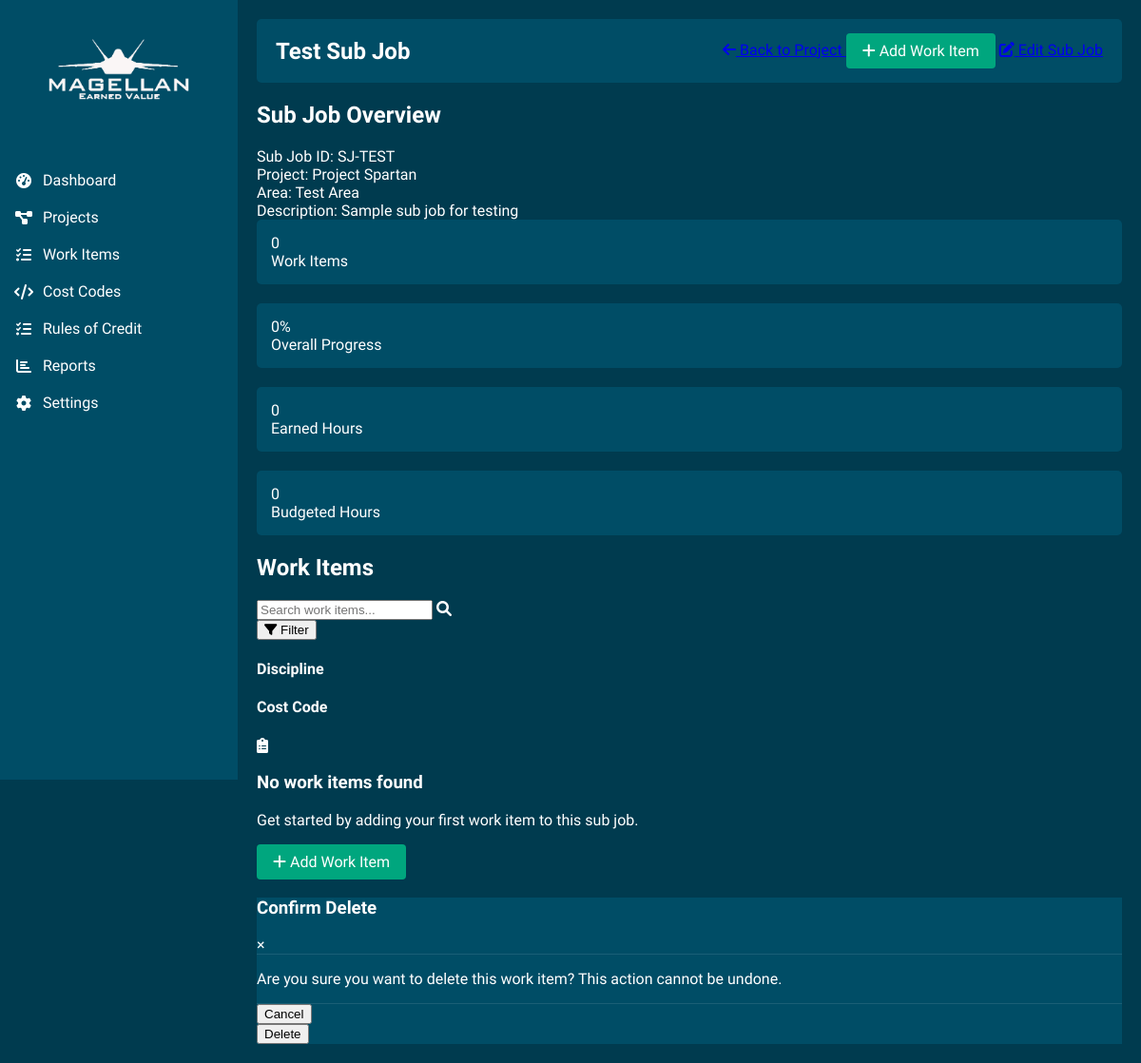
The app's page /sub_job/1, older data.
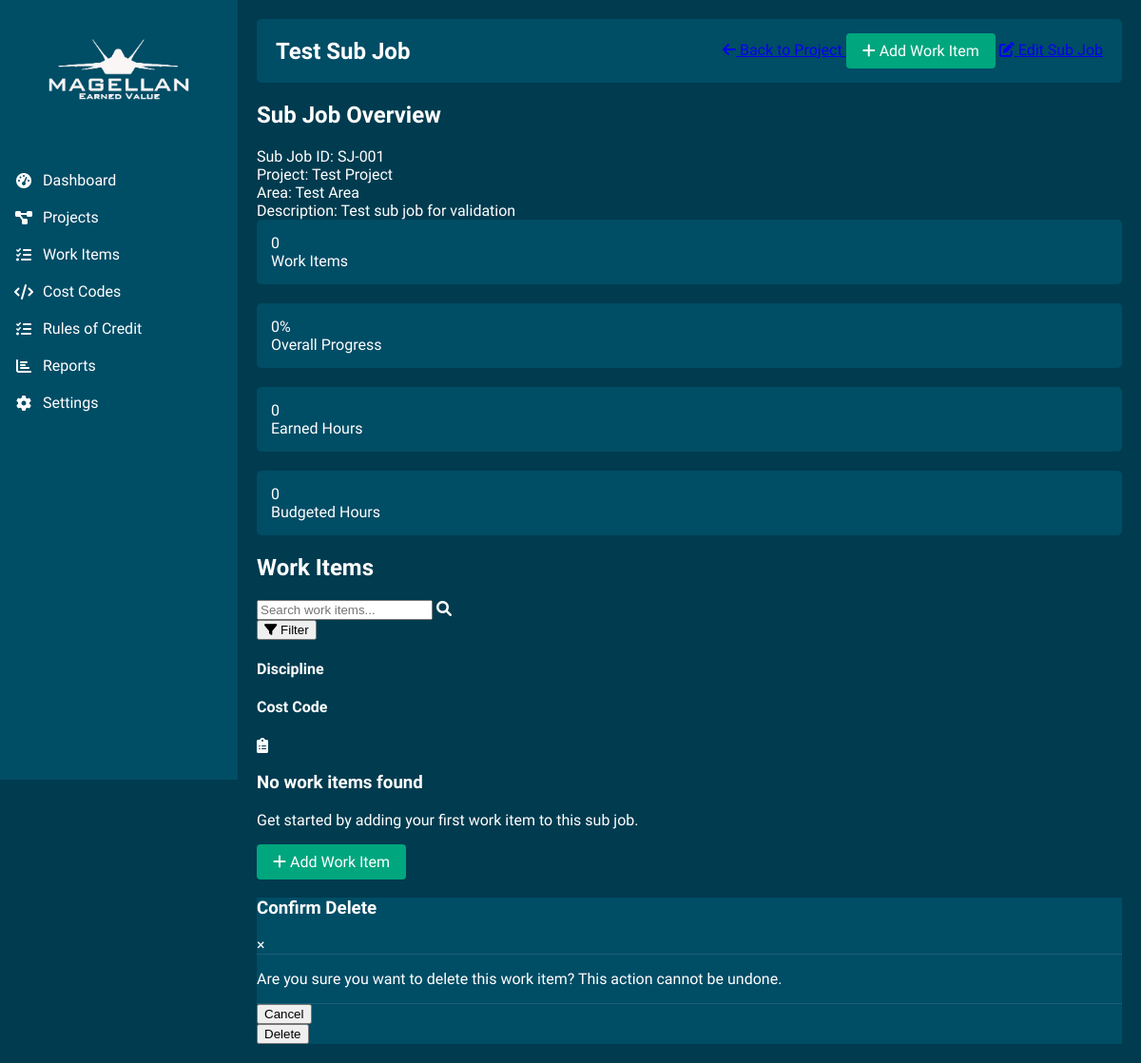
The same page, newer data.
### models.py (models this page shows, shortened)
class SubJob(db.Model):
    __tablename__ = "sub_job"
    id = db.Column(db.Integer, primary_key=True)
    sub_job_id_str = db.Column(db.String(50), unique=True, nullable=False)
    name = db.Column(db.String(200), nullable=False)
    description = db.Column(db.Text)
    project_id = db.Column(db.Integer, db.ForeignKey("project.id"), nullable=False)
    work_items = db.relationship("WorkItem", backref="sub_job", lazy=True, cascade="all, delete-orphan")
    area = db.Column(db.String(100))

class Project(db.Model):
    __tablename__ = "project"
    id = db.Column(db.Integer, primary_key=True)
    project_id_str = db.Column(db.String(50), unique=True, nullable=False)
    name = db.Column(db.String(200), nullable=False)
    description = db.Column(db.Text)
    sub_jobs = db.relationship("SubJob", backref="project", lazy=True, cascade="all, delete-orphan")
    work_items = db.relationship("WorkItem", backref="project", lazy=True)

### routes.py (the view)
@main_bp.route('/sub_job/<int:sub_job_id>')
def view_sub_job(sub_job_id):
    try:
        sub_job = SubJob.query.get_or_404(sub_job_id)
        work_items = WorkItem.query.filter_by(sub_job_id=sub_job_id).all()
        total_budgeted_hours = sum(wi.budgeted_man_hours for wi in work_items if wi.budgeted_man_hours)
        total_earned_hours = sum(wi.earned_man_hours for wi in work_items if wi.earned_man_hours)
        total_budgeted_quantity = sum(wi.budgeted_quantity for wi in work_items if wi.budgeted_quantity)
        total_earned_quantity = sum(wi.earned_quantity for wi in work_items if wi.earned_quantity)
        overall_progress = 0
        if total_budgeted_hours > 0:
            overall_progress = (total_earned_hours / total_budgeted_hours) * 100
        return render_template('view_sub_job.html',
                              sub_job=sub_job,
                              work_items=work_items,
                              total_budgeted_hours=total_budgeted_hours,
                              total_earned_hours=total_earned_hours,
                              total_budgeted_quantity=total_budgeted_quantity,
                              total_earned_quantity=total_earned_quantity,
                              overall_progress=overall_progress)
    except Exception as e:
        flash(f'Error loading sub job: {str(e)}', 'danger')
        traceback.print_exc()
        return redirect(url_for('main.index'))

### templates/view_sub_job.html (shortened to what this page needs)
{% extends "base.html" %}
{% block page_title %}{{ sub_job.name }}{% endblock %}
{% block header_actions %}
    <a href="{{ url_for('main.view_project', project_id=sub_job.project_id) }}" class="btn btn-outline">
        <i class="fas fa-arrow-left"></i> Back to Project
    </a>
    <a href="{{ url_for('main.add_work_item', sub_job_id=sub_job.id) }}" class="btn btn-primary">
        <i class="fas fa-plus"></i> Add Work Item
    </a>
    <a href="{{ url_for('main.edit_sub_job', sub_job_id=sub_job.id) }}" class="btn btn-outline">
        <i class="fas fa-edit"></i> Edit Sub Job
    </a>
{% endblock %}
{% block content %}
    <div class="content-container">
        <div class="card sub-job-overview">
            <div class="card-header">
                <h2>Sub Job Overview</h2>
            </div>
            <div class="card-body">
                <div class="sub-job-details">
                    <div class="detail-item">
                        <span class="detail-label">Sub Job ID:</span>
                        <span class="detail-value">{{ sub_job.sub_job_id_str }}</span>
                    </div>
                    <div class="detail-item">
                        <span class="detail-label">Project:</span>
                        <span class="detail-value">{{ sub_job.project.name }}</span>
                    </div>
                    <div class="detail-item">
                        <span class="detail-label">Area:</span>
                        <span class="detail-value">{{ sub_job.area }}</span>
                    </div>
                    <div class="detail-item">
                        <span class="detail-label">Description:</span>
                        <span class="detail-value">{{ sub_job.description }}</span>
                    </div>
                </div>
                <div class="metrics-grid">
                    <div class="metric-card">
                        <div class="metric-value">{{ work_items|length }}</div>
                        <div class="metric-label">Work Items</div>
                    </div>
                    <div class="metric-card">
                        <div class="metric-value">{{ overall_progress|round|int }}%</div>
                        <div class="metric-label">Overall Progress</div>
                    </div>
                    <div class="metric-card">
                        <div class="metric-value">{{ total_earned_hours|round|int }}</div>
                        <div class="metric-label">Earned Hours</div>
                    </div>
                    <div class="metric-card">
                        <div class="metric-value">{{ total_budgeted_hours|round|int }}</div>
                        <div class="metric-label">Budgeted Hours</div>
                    </div>
                </div>
            </div>
        </div>
        <div class="card">
            <div class="card-header">
                <h2>Work Items</h2>
                <div class="card-actions">
                    <div class="search-box">
                        <input type="text" id="workItemSearch" placeholder="Search work items...">
                        <i class="fas fa-search"></i>
                    </div>
                    <div class="filter-dropdown">
                        <button class="filter-btn">
                            <i class="fas fa-filter"></i> Filter
                        </button>
                        <div class="filter-dropdown-content">
                            <div class="filter-group">
                                <h4>Discipline</h4>
                            </div>
                            <div class="filter-group">
                                <h4>Cost Code</h4>
                            </div>
                        </div>
                    </div>
                </div>
            </div>
            <div class="card-body">
                {% if work_items %}
                    <div class="table-responsive">
                        <table class="data-table">
                            <thead>
                                <tr>
                                    <th>ID</th>
                                    <th>Description</th>
                                    <th>Cost Code</th>
                                    <th>Budgeted Quantity</th>
                                    <th>Earned Quantity</th>
                                    <th>Budgeted Hours</th>
                                    <th>Earned Hours</th>
                                    <th>Progress</th>
                                    <th>Actions</th>
                                </tr>
                            </thead>
                            <tbody>
                                {% for work_item in work_items %}
                                    <tr class="work-item-row" data-discipline="{{ work_item.cost_code.discipline if work_item.cost_code else '' }}" data-cost-code="{{ work_item.cost_code.cost_code_id_str if work_item.cost_code else '' }}">
                                        <td>{{ work_item.work_item_id_str }}</td>
                                        <td>{{ work_item.description }}</td>
                                        <td>{{ work_item.cost_code.cost_code_id_str if work_item.cost_code else 'N/A' }}</td>
                                        <td>{{ work_item.budgeted_quantity }} {{ work_item.unit_of_measure }}</td>
                                        <td>{{ (work_item.budgeted_quantity * work_item.percent_complete_hours / 100)|round(2) }} {{ work_item.unit_of_measure }}</td>
                                        <td>{{ work_item.budgeted_man_hours }}</td>
                                        <td>{{ work_item.earned_man_hours }}</td>
                                        <td>
                                            <div class="progress-bar">
                                                <div class="progress" style="width: {{ work_item.percent_complete_hours }}%;"></div>
                                            </div>
                                            <span class="progress-text">{{ work_item.percent_complete_hours|round|int }}%</span>
                                        </td>
                                        <td class="actions">
                                            <a href="{{ url_for('main.view_work_item', work_item_id=work_item.id) }}" class="btn btn-sm btn-outline">
                                                <i class="fas fa-eye"></i>
                                            </a>
                                            <a href="{{ url_for('main.edit_work_item', work_item_id=work_item.id) }}" class="btn btn-sm btn-outline">
                                                <i class="fas fa-edit"></i>
                                            </a>
                                            <a href="{{ url_for('main.update_work_item_progress', work_item_id=work_item.id) }}" class="btn btn-sm btn-primary">
                                                <i class="fas fa-tasks"></i>
                                            </a>
                                            <button class="btn btn-sm btn-danger" onclick="confirmDeleteWorkItem('{{ work_item.id }}')">
                                                <i class="fas fa-trash"></i>
                                            </button>
                                        </td>
                                    </tr>
                                {% endfor %}
                            </tbody>
                        </table>
                    </div>
                {% else %}
                    <div class="empty-state">
                        <i class="fas fa-clipboard-list empty-icon"></i>
                        <h3>No work items found</h3>
                        <p>Get started by adding your first work item to this sub job.</p>
                        <a href="{{ url_for('main.add_work_item', sub_job_id=sub_job.id) }}" class="btn btn-primary">
                            <i class="fas fa-plus"></i> Add Work Item
                        </a>
                    </div>
                {% endif %}
            </div>
        </div>
    </div>
    <div id="deleteWorkItemModal" class="modal">
        <div class="modal-content">
            <div class="modal-header">
                <h3>Confirm Delete</h3>
                <span class="close">&times;</span>
            </div>
            <div class="modal-body">
                <p>Are you sure you want to delete this work item? This action cannot be undone.</p>
            </div>
            <div class="modal-footer">
                <button class="btn btn-outline" id="cancelDeleteWorkItem">Cancel</button>
                <form id="deleteWorkItemForm" method="POST">
                    <button type="submit" class="btn btn-danger">Delete</button>
                </form>
            </div>
        </div>
    </div>
{% endblock %}

### templates/base.html (shortened to what this page needs)
<!DOCTYPE html>
<html lang="en">
<head>
    <link rel="stylesheet" href="{{ url_for('static', filename='css/style.css') }}">
    <link rel="stylesheet" href="https://cdnjs.cloudflare.com/ajax/libs/font-awesome/6.0.0-beta3/css/all.min.css">
</head>
<body>
    <div class="app-container">
        <div class="sidebar">
            <div class="logo-container">
                <img src="{{ url_for('static', filename='images/magellan_logo_white.png') }}" alt="Magellan EV" class="logo">
            </div>
            <nav class="nav-menu">
                <a href="{{ url_for('main.index') }}" class="nav-item {% if request.endpoint == 'main.index' %}active{% endif %}">
                    <i class="fas fa-tachometer-alt"></i> Dashboard
                </a>
                <a href="{{ url_for('main.projects') }}" class="nav-item {% if request.endpoint == 'main.projects' %}active{% endif %}">
                    <i class="fas fa-project-diagram"></i> Projects
                </a>
                <a href="{{ url_for('main.work_items') }}" class="nav-item {% if request.endpoint == 'main.work_items' %}active{% endif %}">
                    <i class="fas fa-tasks"></i> Work Items
                </a>
                <a href="{{ url_for('main.list_cost_codes') }}" class="nav-item {% if request.endpoint == 'main.list_cost_codes' %}active{% endif %}">
                    <i class="fas fa-code"></i> Cost Codes
                </a>
                <a href="{{ url_for('main.list_rules_of_credit') }}" class="nav-item {% if request.endpoint == 'main.list_rules_of_credit' %}active{% endif %}">
                    <i class="fas fa-list-check"></i> Rules of Credit
                </a>
                <a href="{{ url_for('main.reports_index') }}" class="nav-item {% if request.endpoint == 'main.reports_index' %}active{% endif %}">
                    <i class="fas fa-chart-bar"></i> Reports
                </a>
                <a href="#" class="nav-item">
                    <i class="fas fa-cog"></i> Settings
                </a>
            </nav>
        </div>
        <div class="main-content">
            <header class="header">
                <div class="page-title">
                    <h1>{% block page_title %}{% endblock %}</h1>
                </div>
                <div class="header-actions">
                    {% block header_actions %}{% endblock %}
                </div>
            </header>
            <div class="content">
                {% block content %}{% endblock %}
            </div>
        </div>
    </div>
</body>
</html>

### static/css/style.css (style rules this page uses)
:root { --primary-bg: #003b4f; --secondary-bg: #004d66; --accent-green: #00a67e; --accent-light-green: #00c896; --text-light: #ffffff; --sidebar-width: 250px; }
body { font-family: 'Segoe UI', Tahoma, Geneva, Verdana, sans-serif; background-color: var(--primary-bg); color: var(--text-light); margin: 0; padding: 0; overflow-x: hidden; }
.app-container { display: flex; }
.sidebar { width: var(--sidebar-width); height: 100vh; background-color: var(--secondary-bg); position: fixed; top: 0; left: 0; padding-top: 20px; z-index: 1000; transition: all 0.3s; overflow: hidden; }
.logo-container { padding: 10px 15px; text-align: center; margin-bottom: 20px; overflow: hidden; }
.logo { max-width: 150%; max-height: 90px; height: auto; display: block; margin: 0 auto; }
.nav-menu { padding: 20px 0; }
.nav-item { padding: 10px 15px; display: flex; align-items: center; color: var(--text-light); text-decoration: none; transition: all 0.3s; }
.nav-item i { margin-right: 10px; width: 20px; text-align: center; }
.main-content { width: calc(100% - var(--sidebar-width)); margin-left: var(--sidebar-width); padding: 20px; transition: all 0.3s; }
.header { background-color: var(--secondary-bg); padding: 15px 20px; margin-bottom: 20px; border-radius: 5px; display: flex; justify-content: space-between; align-items: center; }
.page-title h1 { margin: 0; font-size: 24px; }
.btn-primary { background-color: var(--accent-green); border-color: var(--accent-green); color: var(--text-light); padding: 8px 16px; border-radius: 4px; text-decoration: none; display: inline-block; font-weight: 500; text-align: center; vertical-align: middle; cursor: pointer; border: 1px solid transparent; }
.modal-content { background-color: var(--secondary-bg); color: var(--text-light); }
.modal-header { border-bottom: 1px solid rgba(255, 255, 255, 0.1); }
.modal-footer { border-top: 1px solid rgba(255, 255, 255, 0.1); }
.metric-card { background-color: var(--secondary-bg); border-radius: 5px; padding: 15px; margin-bottom: 20px; height: 100%; }

Row changes from the older to the newer data that the page shows:
changed SubJob "Test Sub Job": sub_job_id_str "SJ-TEST" → "SJ-001"; description "Sample sub job for testing" → "Test sub job for validation"
changed Project: project.name "Project Spartan" → "Test Project"
